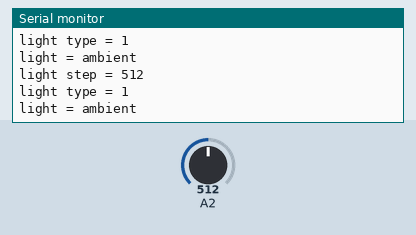
Bench run of a sketch on a simulated Arduino Uno, built with avr-gcc and run on an emulated ATmega328P. On the bench: the last lines printed to the serial monitor. The inputs (shaded band) are chosen by the test bench; at power-on: A2 = 512.

Above: at 1.2 s.
1.3 s: A2 set to 415
At 2.6 s:
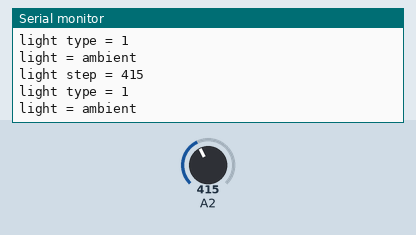
2.8 s: A2 set to 381
At 3.5 s:
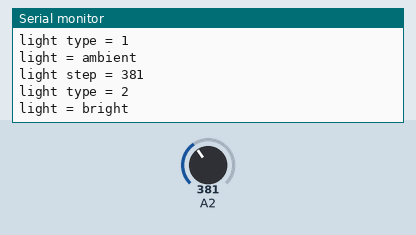
Timing chart, 0 to 5.8 s (numbered marks = the images above; inputs shaded):
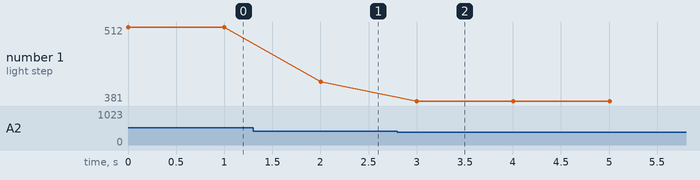

Measured:
- the behaviour switches between 400 and 399 on A2 (found by bisection; images 1 and 2)
- after the input at 1.3 s, the serial monitor: prints a new line after 0.70 s (image 1)
- after the input at 2.8 s, the serial monitor: prints a new line after 0.20 s (image 2)
- plotted number 1: 512 → 415 after the input at 1.3 s, 415 → 381 after the input at 2.8 s

The sketch:

TestLightSensor.ino
```cpp
#include "LightSensor.h"

LightSensor lightSensor;

void setup() {
  // put your setup code here, to run once:
  lightSensor.setPort(A2); // 사진에서 분홍색 선을 A2에 연결
  Serial.begin(9600);
}

void loop() {
  // put your main code here, to run repeatedly:
  int nLight = lightSensor.getLightStep();
  Serial.println("light step = " + String(nLight));
  LightType nType = lightSensor.getLightType();
  Serial.println("light type = " + String(int(nType)));
  String str = lightSensor.typeToStr(nType);
  Serial.println("light = " + str);
  delay(1000);
}
```

LightSensor.h
```cpp
#pragma once

#include "Voltmeter.h"

#define DEF_LIGHT_SENSOR_PORT	(A1)
#define LIGHT_BRIGHT_LIMIT	(400)	// 밝은 빛의 한계
#define LIGHT_AMBIENT_LIMIT	(730)	// 자연광의 한계

// 조도 상태를 3가지로 구분: 0, 1, 2로 배정
enum class LightType
{
	DARK=0, AMBIENT, BRIGHT
};
// 밝음 = 230, 자연광 = 570, 어두움 = 890

class LightSensor: public Voltmeter // Voltmeter를 public으로 상속 받음(:)
{
public:
	LightSensor(void)
	{
		setPort(DEF_LIGHT_SENSOR_PORT); // setPort()는 LightSensor의 명시적인 멤버가 아님 -> 하지만 Voltmeter를 public으로 상속받아서 public 그룹에 속한 setPort()를 사용 가능
	}
	~LightSensor()
	{}

	int getLightStep(void) const
	{
		return getVoltStep(); // getVoltStep() 함수는 Voltmeter에 정의된 멤버 함수
	}

	LightType getLightType(void) const
	{
		int nLight = getLightStep();
		if (nLight < LIGHT_BRIGHT_LIMIT) return LightType::BRIGHT; // 밝은 조건
		else if (nLight < LIGHT_AMBIENT_LIMIT) return LightType::AMBIENT; // 자연광 조건
		else return LightType::DARK; // 어두운 조건
	}

	String typeToStr(LightType nType)
	{
		switch (nType)
		{
		case LightType::DARK: return "dark";
		case LightType::AMBIENT: return "ambient";
		default: return "bright";
		}
	}

protected:
};
```

Voltmeter.h
```cpp
// 헤더(header) 파일의 시작
#pragma once // 현재 헤더 파일을 한번만(once) 포함시키도록 컴파일러에게 지시(#)하여 개발자에게 컴파일러를 점진적으로(pragmatic) 맞춤

#define DEF_VOLT_PORT	(A0)

// 객체 프로그래밍의 시작은 클래스!
class Voltmeter // 파일명과 클래스명은 동일하기를 권고
{
public: // public 그룹을 정의(:); public은 클래스 외부에서 접근이 가능한 멤버(변수 혹은 함수)
	// 생성자와 소멸자
	Voltmeter(void) // 클래스명과 동일한 함수명은 생성자; 클래스가 생성될 때(인스턴스가 만들어질 때) 자동적으로 호출되는 함수
	{
		setPort(DEF_VOLT_PORT); // Voltmeter 클래스가 생성될 때 setPort() 함수를 자동으로 호출
	}
	~Voltmeter() // ~(C 언어에서 NOT)으로 시작하는 함수(\함수명은 클래스명)는 소멸자; 인스턴스가 소멸될 때 자동으로 호출되는 함수(클래스 사용후에 값을 저장하거나 메모리를 해제할 때 사용)
	{

	}

	// 함수 정의 끝부분의 const(상수: constant number) 의미: 이 함수를 호출해도 내부 멤버 변수를 변경하지 않음(상수로 취급)
	int getVoltStep(void) const
	{
		int nVolt = analogRead(m_nPort);
		return nVolt;
	}

	double getVolt(void) const
	{
		int nVolt = getVoltStep();
		double volt = nVolt / 1023. * 5.;
		return volt;
	}

	void setPort(int nPort)
	{
		m_nPort = nPort;
	}

private: // private 그룹; 외부에서 접근 불가, 멤버를 클래스 내부적으로만 사용; 정말 보호해야 할 멤버만 예외적으로 사용

protected: // protected 그룹; 외부에서 접근 불가, 상속하면 접근 가능
	int m_nPort; // 전압계를 연결할 포트 저장
};
```
